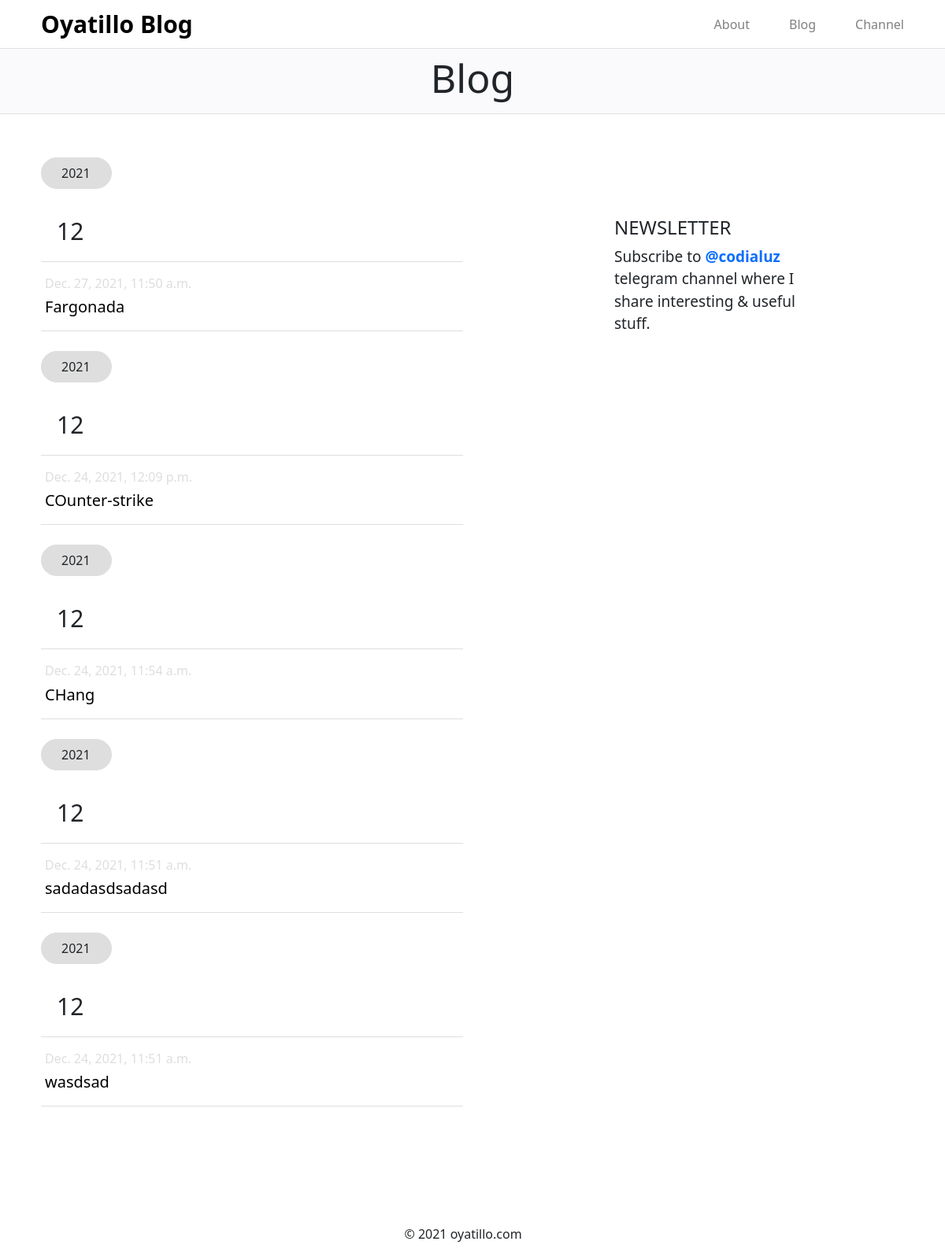
Screenshot of /blog/ with the database file from the repository.
### app1/models.py (models this page shows, shortened)
class Maqola(models.Model):
    title=models.CharField(max_length=100)
    matn=models.TextField()
    time=models.DateTimeField(auto_now_add=True)

### app1/views.py (the view)
# urls.py: path("blog/",blog),
def blog(request):
    maqolalar = Maqola.objects.all().order_by("-time")
    return render(request,"blog.html",{"maqolalar":maqolalar})

### templates/blog.html (shortened to what this page needs)
<!DOCTYPE html>
<html lang="uz">
<head>
    {% load static %}
    <link rel="stylesheet" href="{% static 'bootstrap-5.0.2-dist/css/bootstrap.css' %}">
    <link rel="stylesheet" href="{% static 'css/blog.css' %}">
</head>
<body>
    <div class="container-fluid">
        <div class="row navbar">
            <div class="col-12 col-md-6 col-sm-6 navbar-icon"><a href="/blog/">Oyatillo Blog</a></div>
            <div class="col-12 col-md-6 col-sm-6 navbar-link">
                <div><a href="/about/">About</a></div>
                <div><a href="/blog/">Blog</a></div>
                <div><a href="#">Channel</a></div>
            </div>
        </div>
        <div class="row blog">
            <div class="col-12">
                <h1>Blog</h1>
            </div>
        </div>
        <div class="row main">
            <div class="col-12 col-md-6 col-sm-6 main-card1">
                {% for i in maqolalar %}
                <p>{{i.time.year}}</p>
                <h3>{{i.time.month}}</h3>
                <div class="main-card1-link">
                    <a href="/maqola/{{i.id}}"><h6>{{i.time}}<h6> <h5>{{i.title}}</h5></a>
                </div>
                {% endfor %}
            </div>
            <div class="col-12 col-md-6 col-sm-6 main-card2">
                <h4>NEWSLETTER</h4>
                <p>Subscribe to <a href="#">@codialuz</a> telegram channel where I share interesting & useful stuff.</p>
            </div>
        </div>
        <div class="row footer">
            <p>© 2021 oyatillo.com</p>
        </div>
    </div>
</body>
</html>

### static/css/blog.css (style rules this page uses)
body { margin: 0; padding: 0; -webkit-box-sizing: border-box; box-sizing: border-box; }
.container-fluid .navbar { padding-right: 40px; padding-left: 40px; border-bottom: 1px solid #DEDEDE; }
.container-fluid .navbar .navbar-icon a { font-size: 30px; font-weight: bold; text-decoration: none; color: #000; }
.container-fluid .navbar .navbar-link { -webkit-box-pack: end; -ms-flex-pack: end; justify-content: end; display: -webkit-box; display: -ms-flexbox; display: flex; }
.container-fluid .navbar .navbar-link a { text-decoration: none; margin-left: 50px; color: grey; }
.container-fluid .blog { background-color: #FAFAFC; border-bottom: 1px solid #DEDEDE; padding: 7px 0px; }
.container-fluid .blog .col-12 h1 { font-weight: 400; font-size: 50px; text-align: center; }
.container-fluid .main { padding-left: 40px; padding-right: 40px; padding-top: 30px; }
.container-fluid .main .main-card1 p { margin-top: 25px; border: 1px solid #DEDEDE; width: 90px; padding: 7px 25px; background-color: #DEDEDE; border-radius: 20px; }
.container-fluid .main .main-card1 h3 { font-weight: 500; font-size: 30px; padding: 20px 0px; padding-bottom: 20px; border-bottom: 1px solid #DEDEDE; padding-left: 20px; }
.container-fluid .main .main-card1 .main-card1-link { width: 100%; padding: 10px 5px; border-bottom: 1px solid #DEDEDE; }
.container-fluid .main .main-card1 .main-card1-link a { width: 100%; cursor: pointer; display: inline-block; position: relative; -webkit-transition: 0.5s; transition: 0.5s; text-decoration: none; }
.container-fluid .main .main-card1 .main-card1-link a h6 { font-weight: normal; color: #DEDEDE; }
.container-fluid .main .main-card1 .main-card1-link a h5 { font-size: 20l, m px; font-weight: normal; color: #000; }
.container-fluid .main .main-card1 .main-card1-link a:after { width: 30px; font-size: 50px; content: '»'; position: absolute; margin-top: -25px; opacity: 0; top: 10px; right: -20px; -webkit-transition: 0.5s; transition: 0.5s; }
.container-fluid .main .main-card2 { width: 100%; margin-left: 15%; margin-top: 100px; width: 290px; }
.container-fluid .main .main-card2 p { font-size: 19px; }
.container-fluid .main .main-card2 a { text-decoration: none; font-weight: bold; }
.container-fluid .footer { margin-top: 150px; width: 100%; text-align: center; }

### rows the page displays
Maqola: time.year "2021", time.month "12", time "Dec. 27, 2021, 11:50 a.m.", title "Fargonada"
Maqola: time.year "2021", time.month "12", time "Dec. 24, 2021, 12:09 p.m.", title "COunter-strike"
Maqola: time.year "2021", time.month "12", time "Dec. 24, 2021, 11:54 a.m.", title "CHang"
Maqola: time.year "2021", time.month "12", time "Dec. 24, 2021, 11:51 a.m.", title "sadadasdsadasd"
Maqola: time.year "2021", time.month "12", time "Dec. 24, 2021, 11:51 a.m.", title "wasdsad"
